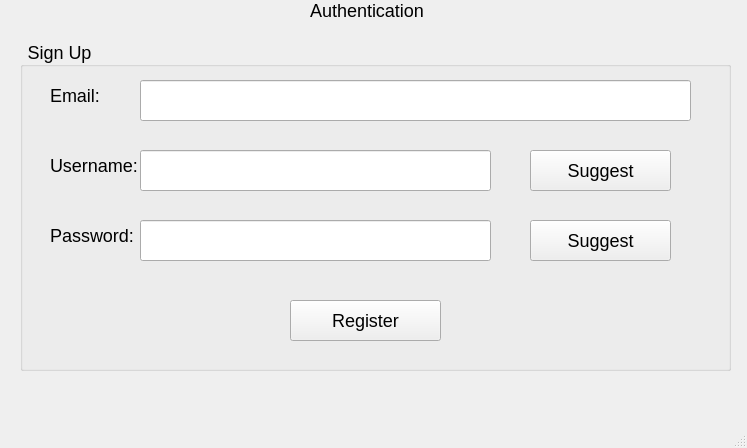
<?xml version="1.0" encoding="UTF-8"?>
<ui version="4.0">
 <class>MainWindow</class>
 <widget class="QMainWindow" name="MainWindow">
  <property name="geometry">
   <rect>
    <x>0</x>
    <y>0</y>
    <width>747</width>
    <height>448</height>
   </rect>
  </property>
  <property name="windowTitle">
   <string>MainWindow</string>
  </property>
  <property name="styleSheet">
   <string notr="true">font-size: 18px;</string>
  </property>
  <widget class="QWidget" name="centralwidget">
   <widget class="QLabel" name="label">
    <property name="geometry">
     <rect>
      <x>310</x>
      <y>0</y>
      <width>121</width>
      <height>21</height>
     </rect>
    </property>
    <property name="text">
     <string>Authentication</string>
    </property>
   </widget>
   <widget class="QGroupBox" name="groupBox">
    <property name="geometry">
     <rect>
      <x>20</x>
      <y>40</y>
      <width>711</width>
      <height>331</height>
     </rect>
    </property>
    <property name="title">
     <string> Sign Up</string>
    </property>
    <widget class="QLabel" name="label_2">
     <property name="geometry">
      <rect>
       <x>30</x>
       <y>40</y>
       <width>71</width>
       <height>31</height>
      </rect>
     </property>
     <property name="text">
      <string>Email: </string>
     </property>
    </widget>
    <widget class="QLineEdit" name="lineEditEmail">
     <property name="geometry">
      <rect>
       <x>120</x>
       <y>40</y>
       <width>551</width>
       <height>41</height>
      </rect>
     </property>
    </widget>
    <widget class="QLabel" name="label_3">
     <property name="geometry">
      <rect>
       <x>30</x>
       <y>110</y>
       <width>91</width>
       <height>31</height>
      </rect>
     </property>
     <property name="text">
      <string>Username: </string>
     </property>
    </widget>
    <widget class="QLineEdit" name="lineEdiUsername">
     <property name="geometry">
      <rect>
       <x>120</x>
       <y>110</y>
       <width>351</width>
       <height>41</height>
      </rect>
     </property>
    </widget>
    <widget class="QPushButton" name="pushButtonSuggestUsername">
     <property name="geometry">
      <rect>
       <x>510</x>
       <y>110</y>
       <width>141</width>
       <height>41</height>
      </rect>
     </property>
     <property name="text">
      <string>Suggest</string>
     </property>
    </widget>
    <widget class="QLabel" name="label_4">
     <property name="geometry">
      <rect>
       <x>30</x>
       <y>180</y>
       <width>91</width>
       <height>31</height>
      </rect>
     </property>
     <property name="text">
      <string>Password: </string>
     </property>
    </widget>
    <widget class="QLineEdit" name="lineEditPassword">
     <property name="geometry">
      <rect>
       <x>120</x>
       <y>180</y>
       <width>351</width>
       <height>41</height>
      </rect>
     </property>
     <property name="echoMode">
      <enum>QLineEdit::Password</enum>
     </property>
    </widget>
    <widget class="QPushButton" name="pushButtonRegister">
     <property name="geometry">
      <rect>
       <x>270</x>
       <y>260</y>
       <width>151</width>
       <height>41</height>
      </rect>
     </property>
     <property name="text">
      <string>Register</string>
     </property>
    </widget>
    <widget class="QPushButton" name="pushButtonSuggestPassword">
     <property name="geometry">
      <rect>
       <x>510</x>
       <y>180</y>
       <width>141</width>
       <height>41</height>
      </rect>
     </property>
     <property name="text">
      <string>Suggest</string>
     </property>
    </widget>
   </widget>
  </widget>
  <widget class="QMenuBar" name="menubar">
   <property name="geometry">
    <rect>
     <x>0</x>
     <y>0</y>
     <width>747</width>
     <height>31</height>
    </rect>
   </property>
  </widget>
  <widget class="QStatusBar" name="statusbar"/>
 </widget>
 <resources/>
 <connections/>
</ui>
